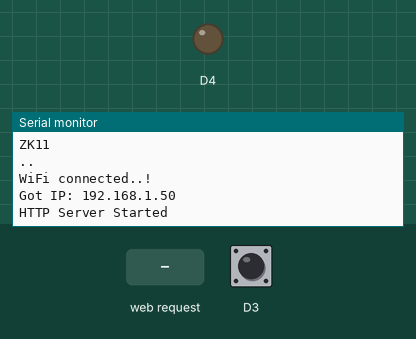
Bench run of a sketch on a simulated ESP8266 (NodeMCU). Parts: output pins drawn as LEDs (lit = HIGH), the last lines printed to the serial monitor. Inputs (shaded band) come from the test bench; at power-on: D3 HIGH. WiFi joins after 1.5 s; servers stay silent unless stated.

Above: at 3.3 s.
3.4 s: HTTP request GET /disability received
At 4.6 s:
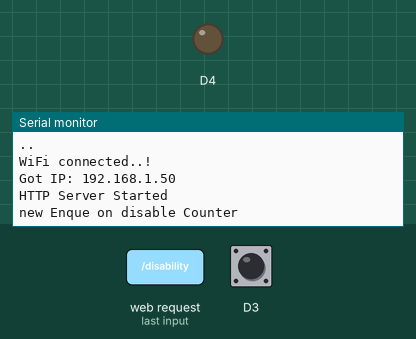
4.9 s: HTTP request GET /senior received
At 5.9 s:
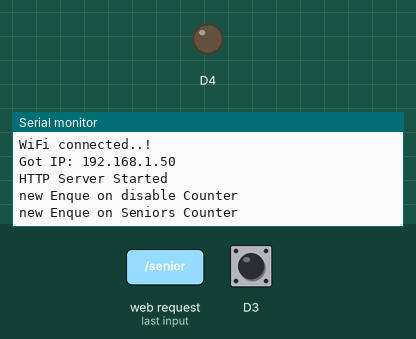
6.4 s: HTTP request GET /citizen received
At 7.1 s:
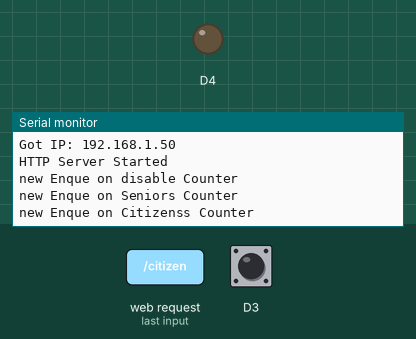

Measured:
- after the input at 3.4 s, the serial monitor: prints a new line at once (image 1)
- after the input at 4.9 s, the serial monitor: prints a new line at once (image 2)
- after the input at 6.4 s, the serial monitor: prints a new line at once (image 3)

The sketch:

version0.1.ino
```cpp
#include <ESP8266WiFi.h>
#include <ESP8266WebServer.h>
const char* ssid = "ZK11";
const char* password = "datastructures";
#define Max 100
class queue
{
  public:
  int q[Max];
  int front;
  int rear;
  static int ticket;
  queue()
  {
    front=-1;
    rear=-1;
  }
  void enqueue();
  void dequeue();
  int currentlyServing();
};
int queue::ticket =0;

ESP8266WebServer server(80);
bool LEDstatus = LOW;
queue disableCounter;
queue seniorCounter;
queue citizenCounter;
bool pushButton = digitalRead(0);


void setup() {
  pinMode(0,INPUT);
  Serial.begin(9600);
  delay(100);
  pinMode(D4, OUTPUT);

  Serial.println("Connecting to ");
  Serial.println(ssid);

  //connect to your local wi-fi network
  WiFi.begin(ssid, password);

  //check NodeMCU is connected to Wi-fi network
  while (WiFi.status() != WL_CONNECTED) {
  delay(1000);
  Serial.print(".");
  }
  Serial.println("");
  Serial.println("WiFi connected..!");
  Serial.print("Got IP: ");
  Serial.println(WiFi.localIP());
  server.on("/", handle_OnConnect);
  server.on("/disability", handle_disables);
  server.on("/senior", handle_seniors);
  server.on("/citizen", handle_citizens);
  server.onNotFound(handle_NotFound);

  server.begin();
  Serial.println("HTTP Server Started");
}
void loop() {
  server.handleClient();
  if(pushButton==LOW)
  {
    disableCounter.dequeue();
  }


}

void handle_OnConnect() {
  server.send(200, "text/html", customerMode());
}

void handle_disables() {
  disableCounter.enqueue();
  Serial.println("new Enque on disable Counter");
  server.send(200, "text/html", disableMode());
}

void handle_seniors() {
  seniorCounter.enqueue();
  Serial.println("new Enque on Seniors Counter");
  server.send(200, "text/html", seniorMode());
}
void handle_citizens() {
  citizenCounter.enqueue();
  Serial.println("new Enque on Citizenss Counter");
  server.send(200, "text/html", citizenMode());
}

void handle_NotFound(){
  server.send(404, "text/plain", "Not found");
}

String customerMode(){
  String ptr = "<!DOCTYPE html> <html>\n";
  ptr +="<head><meta name=\"viewport\" content=\"width=device-width, initial-scale=1.0, user-scalable=no\">\n";
  ptr +="<title>Queue-Fi</title>\n";
  ptr +="<style>html {font-family: Helvetica; display: inline-block; margin: 0px auto; text-align: center;}\n";
  ptr +="body{margin-top: 50px;} h1 {color: #0902f8;margin: 50px auto 30px;} h3 {color: #0f0d6f;margin-bottom: 50px;}\n";
  ptr +=".button {display: inline-block;float: left;width: 290px;height:80px;background-color: #1abc9c;border: none;color: white;padding: 13px 30px;text-decoration: none;font-size: 25px;margin: 150px 68px;cursor: pointer;border-radius: 4px;}\n";
  ptr +=".button-enqueue {background-color: #3498db;}\n";
  ptr +=".button-enqueue:active {background-color: #3498db;}\n";
  ptr +="p {font-size: 14px;color: #888;margin-bottom: 10px;}\n";
  ptr +="</style>\n";
  ptr +="</head>\n";
  ptr +="<body>\n";
  ptr +="<h1>Queue-Fi Managment System</h1>\n";
  ptr +="<h3>Version 0.1</h3>\n";
  ptr +="<div class=\"holder\">\n";
    ptr +="<a class=\"button button-enqueue\" href=\"/disability\">En-Queue <br>Disability-Counter<br>Currently-Serving: ";
    ptr += disableCounter.currentlyServing();
    ptr += "</a>\n";
    ptr +="<a class=\"button button-enqueue\" href=\"/senior\">En-Queue <br>Seniors-Counter<br>Currently-Serving: ";
    ptr += seniorCounter.currentlyServing();
    ptr += "</a>\n";
    ptr +="<a class=\"button button-enqueue\" href=\"/citizen\">En-Queue <br>Citizens-Counter<br>Currently-Serving: ";
    ptr += citizenCounter.currentlyServing();
    ptr += "</a>\n";
    ptr +="</div>";
  ptr +="</body>\n";
  ptr +="</html>\n";
  return ptr;
}
String disableMode(){
  String ptr = "<!DOCTYPE html> <html>\n";
  ptr +="<head><meta name=\"viewport\" content=\"width=device-width, initial-scale=1.0, user-scalable=no\">\n";
  ptr +="<title>Queue-Fi</title>\n";
  ptr +="<style>html {font-family: Helvetica; display: inline-block; margin: 0px auto; text-align: center;}\n";
  ptr +="body{margin-top: 50px;} h1 {color: #0902f8;margin: 50px auto 30px;} h3 {color: #0f0d6f;margin-bottom: 50px;}\n";
  ptr +=".button {display: inline-block;float: left;width: 290px;height:80px;background-color: #1abc9c;border: none;color: white;padding: 13px 30px;text-decoration: none;font-size: 25px;margin: 150px 68px;cursor: pointer;border-radius: 4px;}\n";
  ptr +=".button-enqueue {background-color: #3498db;}\n";
  ptr +=".button-enqueue:active {background-color: #3498db;}\n";
  ptr +="p {font-size: 14px;color: #888;margin-bottom: 10px;}\n";
  ptr +="</style>\n";
  ptr +="</head>\n";
  ptr +="<body>\n";
  ptr +="<h1>Queue-Fi Managment System</h1>\n";
  ptr +="<h3>Version 0.1</h3>\n";
  ptr +="<div class=\"holder\">\n";
    ptr +="<a class=\"button button-enqueue\" href=\"/disability\">En-Queue <br>Disability-Counter<br>Currently-Serving: ";
    ptr += disableCounter.currentlyServing();
    ptr += "</a>\n";
    ptr +="<a class=\"button button-enqueue\" href=\"/senior\">En-Queue <br>Seniors-Counter<br>Currently-Serving: ";
    ptr += seniorCounter.currentlyServing();
    ptr += "</a>\n";
    ptr +="<a class=\"button button-enqueue\" href=\"/citizen\">En-Queue <br>Citizens-Counter<br>Currently-Serving: ";
    ptr += citizenCounter.currentlyServing();
    ptr += "</a>\n";
    ptr +="</div>";
  ptr +="</body>\n";
  ptr +="</html>\n";
  return ptr;
}
String seniorMode(){
  String ptr = "<!DOCTYPE html> <html>\n";
  ptr +="<head><meta name=\"viewport\" content=\"width=device-width, initial-scale=1.0, user-scalable=no\">\n";
  ptr +="<title>Queue-Fi</title>\n";
  ptr +="<style>html {font-family: Helvetica; display: inline-block; margin: 0px auto; text-align: center;}\n";
  ptr +="body{margin-top: 50px;} h1 {color: #0902f8;margin: 50px auto 30px;} h3 {color: #0f0d6f;margin-bottom: 50px;}\n";
  ptr +=".button {display: inline-block;float: left;width: 290px;height:80px;background-color: #1abc9c;border: none;color: white;padding: 13px 30px;text-decoration: none;font-size: 25px;margin: 150px 68px;cursor: pointer;border-radius: 4px;}\n";
  ptr +=".button-enqueue {background-color: #3498db;}\n";
  ptr +=".button-enqueue:active {background-color: #3498db;}\n";
  ptr +="p {font-size: 14px;color: #888;margin-bottom: 10px;}\n";
  ptr +="</style>\n";
  ptr +="</head>\n";
  ptr +="<body>\n";
  ptr +="<h1>Queue-Fi Managment System</h1>\n";
  ptr +="<h3>Version 0.1</h3>\n";
  ptr +="<div class=\"holder\">\n";
    ptr +="<a class=\"button button-enqueue\" href=\"/disability\">En-Queue <br>Disability-Counter<br>Currently-Serving: ";
    ptr += disableCounter.currentlyServing();
    ptr += "</a>\n";
    ptr +="<a class=\"button button-enqueue\" href=\"/senior\">En-Queue <br>Seniors-Counter<br>Currently-Serving: ";
    ptr += seniorCounter.currentlyServing();
    ptr += "</a>\n";
    ptr +="<a class=\"button button-enqueue\" href=\"/citizen\">En-Queue <br>Citizens-Counter<br>Currently-Serving: ";
    ptr += citizenCounter.currentlyServing();
    ptr += "</a>\n";
    ptr +="</div>";
  ptr +="</body>\n";
  ptr +="</html>\n";
  return ptr;
}
String citizenMode(){
  String ptr = "<!DOCTYPE html> <html>\n";
  ptr +="<head><meta name=\"viewport\" content=\"width=device-width, initial-scale=1.0, user-scalable=no\">\n";
  ptr +="<title>Queue-Fi</title>\n";
  ptr +="<style>html {font-family: Helvetica; display: inline-block; margin: 0px auto; text-align: center;}\n";
  ptr +="body{margin-top: 50px;} h1 {color: #0902f8;margin: 50px auto 30px;} h3 {color: #0f0d6f;margin-bottom: 50px;}\n";
  ptr +=".button {display: inline-block;float: left;width: 290px;height:80px;background-color: #1abc9c;border: none;color: white;padding: 13px 30px;text-decoration: none;font-size: 25px;margin: 150px 68px;cursor: pointer;border-radius: 4px;}\n";
  ptr +=".button-enqueue {background-color: #3498db;}\n";
  ptr +=".button-enqueue:active {background-color: #3498db;}\n";
  ptr +="p {font-size: 14px;color: #888;margin-bottom: 10px;}\n";
  ptr +="</style>\n";
  ptr +="</head>\n";
  ptr +="<body>\n";
  ptr +="<h1>Queue-Fi Managment System</h1>\n";
  ptr +="<h3>Version 0.1</h3>\n";
  ptr +="<div class=\"holder\">\n";
    ptr +="<a class=\"button button-enqueue\" href=\"/disability\">En-Queue <br>Disability-Counter<br>Currently-Serving: ";
    ptr += disableCounter.currentlyServing();
    ptr += "</a>\n";
    ptr +="<a class=\"button button-enqueue\" href=\"/senior\">En-Queue <br>Seniors-Counter<br>Currently-Serving: ";
    ptr += seniorCounter.currentlyServing();
    ptr += "</a>\n";
    ptr +="<a class=\"button button-enqueue\" href=\"/citizen\">En-Queue <br>Citizens-Counter<br>Currently-Serving: ";
    ptr += citizenCounter.currentlyServing();
    ptr += "</a>\n";
    ptr +="</div>";
  ptr +="</body>\n";
  ptr +="</html>\n";
  return ptr;
}

int queue::currentlyServing()
{
  return q[front+1];
}
void queue::enqueue()
{
  if((rear+1)%Max == front)
    return;
  ++ticket;
  //(((rear+1)%Max)==front) ? return : ++ticket;
  rear=(rear+1)%Max;
  q[rear]=ticket;
}
void queue::dequeue()
{
  if(rear == front)
    return;
  front = (front +1)%Max;
  //(rear == front ) ? return : front = (front+1)%Max;
}
```
